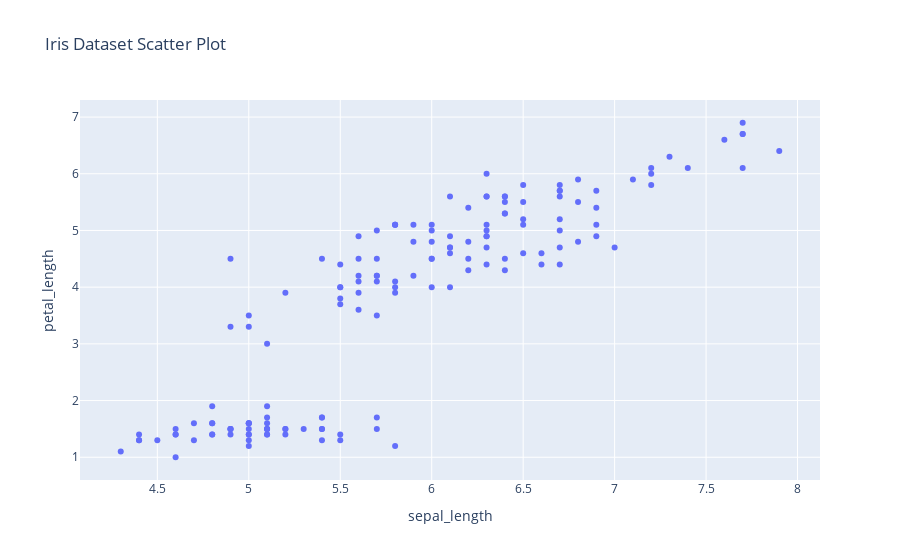

Notebook cell for this chart:
### Markdown cell above
## Creating Interactive Line Plots with Plotly Express
Plotly Express (`px`) is a high-level interface for creating interactive plots. You can use `px.line()` to plot one or more numeric columns from your DataFrame.
**Example:**
```python
import plotly.express as px
numeric_cols = df.select_dtypes(include='number').columns
fig = px.line(df, y=numeric_cols, title="Line Plot with Plotly Express")
fig.show()
```
- This will create an interactive line plot for all numeric columns in your DataFrame.

### Code cell
fig2 = px.scatter(df,x='sepal_length', y='petal_length', title="Iris Dataset Scatter Plot", )
fig2.show()

### Figure 1 — Plotly figure (JSON) as saved in the notebook; plotly's stock layout.template omitted (floating-point values rounded to 4 significant figures; data arrays with more than 128 entries replaced by an {"elided": "..."} marker saying what was removed)
{"data": [{"hovertemplate": "sepal_length=%{x}<br>petal_length=%{y}<extra></extra>", "legendgroup": "", "marker": {"color": "#636efa", "symbol": "circle"}, "mode": "markers", "name": "", "orientation": "v", "showlegend": false, "type": "scatter", "x": {"elided": "150 float values"}, "xaxis": "x", "y": {"elided": "150 float values"}, "yaxis": "y"}], "layout": {"legend": {"tracegroupgap": 0}, "title": {"text": "Iris Dataset Scatter Plot"}, "xaxis": {"anchor": "y", "domain": [0, 1], "title": {"text": "sepal_length"}}, "yaxis": {"anchor": "x", "domain": [0, 1], "title": {"text": "petal_length"}}}}
